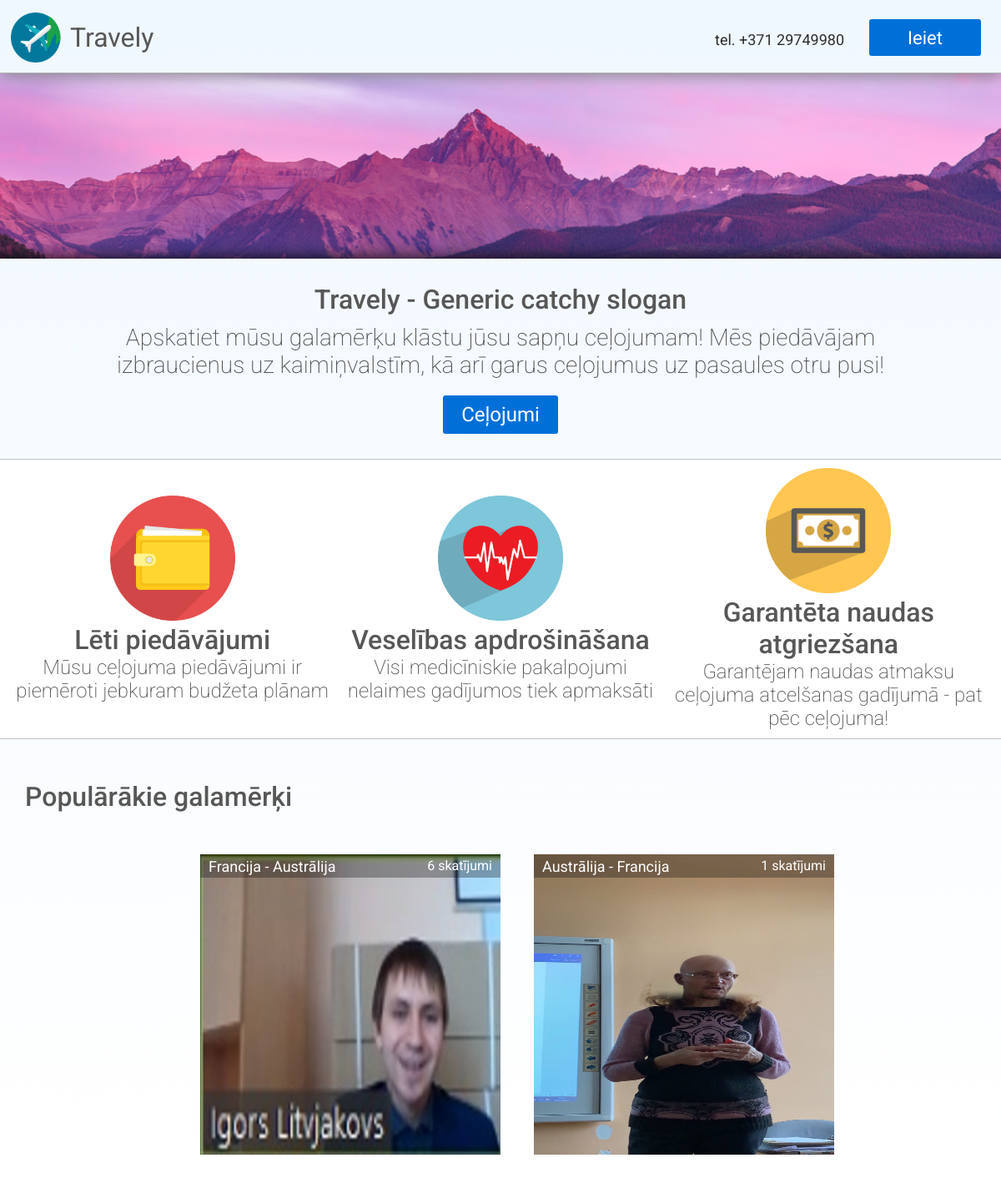
The page / on the database its author committed.
### models.py (models this page shows, shortened)
class Trip(db.Model):
    id = db.Column(db.Integer, primary_key=True)
    agency_id = db.Column(db.Integer, db.ForeignKey("agency.id"))
    country_from = db.Column(db.Integer)
    country_to = db.Column(db.Integer)
    date_from = db.Column(db.Date)
    date_to = db.Column(db.Date)
    description = db.Column(db.String(280))
    cost = db.Column(db.Float)
    ticket_amount = db.Column(db.Integer)
    views = db.Column(db.Integer)
    img_file = db.Column(db.String(20), nullable=False, default='default.jpg')

class Country(db.Model):
    id = db.Column(db.Integer, primary_key=True)
    country = db.Column(db.String(48), nullable=False)
    abbreviation = db.Column(db.String(2), nullable=False)

### main.py (the view)
@app.route('/')
def index():
    qry = Trip.query.order_by(desc(Trip.views)).limit(4)
    return render_template("index.html", top_trips=qry, countries = Country.query.all())

### templates/index.html (shortened to what this page needs)
<!DOCTYPE html>
<html lang="en">
<head>
    <link rel="stylesheet" href="../static/css/stylesheet.css">
</head>
<body>
    <div id="body-wrap">
        <header id="header-main">
            <a href="/" style="margin-left: 1%;"><img id="logo" src="../static/images/png.png" width="60" height="60" /></a>
            <a href="/" id="title">Travely</a>
            <a href="tel:+37129749980" id="number">tel. +371 29749980</h1>
            {% if session['user'] %}
                <a href="/profile" class="button button-login">Profils</a>
                <a href="/logout" class="button button-login">Iziet</a>
            {% else %}
                <a href="/login" class="button button-login">Ieiet</a>
            {% endif %}
        </header>
        {% block content %}
            <div id="page-middle">
                <div id="search-bar-back">
                </div>
                <div id="about-us">
                    <h1 class="subtitle">Travely - Generic catchy slogan</h1>
                    <p class="about-us-desc">Apskatiet mūsu galamērķu klāstu jūsu sapņu ceļojumam! Mēs piedāvājam izbraucienus uz kaimiņvalstīm, kā arī garus ceļojumus uz pasaules otru pusi!</p>
                    <a href="/catalogue" class="button" id="button-trips">Ceļojumi</a>
                </div>
                <div id="guarantee">
                    <div id="guarantee-list-flexbox">
                        <div>
                            <img src="static/images/logo/wallet.png">
                            <h1>Lēti piedāvājumi</h1>
                            <p>Mūsu ceļojuma piedāvājumi ir piemēroti jebkuram budžeta plānam</p>
                        </div>
                        <div>
                            <img src="static/images/logo/heart.png">
                            <h1>Veselības apdrošināšana</h1>
                            <p>Visi medicīniskie pakalpojumi nelaimes gadījumos tiek apmaksāti</p>
                        </div>
                        <div>
                            <img src="static/images/logo/cash.png">
                            <h1>Garantēta naudas atgriezšana</h1>
                            <p>Garantējam naudas atmaksu ceļojuma atcelšanas gadījumā - pat pēc ceļojuma!</p>
                        </div>
                    </div>
                </div>
                <div id="travel-list">
                    <h1 class="sub-title">Populārākie galamērķi</h1>
                    <div id="travel-list-flexbox">
                        {% for trip in top_trips %}
                            <a class="trip" href="/reservation/{{ trip.id }}">
                                <div class="trip">
                                    <div class="trip-header">
                                        <span id="trip-header-title">{{ countries[trip.country_from - 1].country }} - {{ countries[trip.country_to - 1].country }}</span>
                                        <span id="trip-header-views">{{ trip.views }} skatījumi</span>
                                    </div>
                                    <img src="{{ url_for('static', filename='/images/destinations/' + trip.img_file) }}" class="trip-img">
                                </div>
                            </a>
                        {% endfor %}
                    </div>
                </div>
            </div>
        {% endblock %}
    </div>
</body>
</html>

### static/css/stylesheet.css (style rules this page uses)
* { margin:0; padding:0; }
body { font-family: 'Roboto', sans-serif; color:#575757; background-image: linear-gradient(aliceblue, white); background-repeat: no-repeat; }
h1 { font-weight: 500; }
p { font-weight: 200; }
a { text-decoration: none; }
a.button { display: inline-block; color: white !important; text-align: center; font-size: 22px !important; font-family: Thasadith; text-decoration: none; line-height: 42px; font-weight: normal !important; background-color: #0070D8; border-radius: 3px; padding-right: 22px; padding-left: 22px; padding-top: 2px; padding-bottom: 2px; }
#body-wrap { margin-left: auto; margin-right: auto; background-image: linear-gradient(aliceblue, white); background-repeat: no-repeat; max-width: 1919px; }
#logo { margin-top: 15px; margin-left: 1%; src: url(../images/background.png); }
#title { text-decoration: none; color: #575757; margin-left: 1%; vertical-align: text-bottom; font-weight: normal; font-size: 32px; line-height: 90px; }
#number { line-height: 96px; text-align:right; margin-left:auto; margin-right: 30px; font-size: 18px; color: #2e2e2e; }
.button-login { height:40px; width:90px; margin-top: 23px; margin-right: 2%; border-radius: 3px; }
header { position: relative; display:flex; width: 100%; height: 75px; border-bottom: 1px solid #ADADAD; justify-content: center; box-shadow: 1px 1px 20px rgb(124, 124, 124); padding-bottom: 1%; }
#search-bar-back { display: flex; align-items: center; background-image: url(../images/search_bar_back_main.png); background-repeat: no-repeat; height: 222px; background-position: 50%; box-shadow: inset 0px -30px 20px -30px #000000; }
#about-us { text-align: center; margin-top: 30px; }
.subtitle { margin: 10px; }
.about-us-desc { font-size: 28px; margin-left: 10%; margin-right:10%; }
#button-trips { margin-top: 20px; font-size: 24px !important; }
#guarantee-list-flexbox { display: flex; justify-content: center; text-align:center; margin:50px; margin-top: 30px; margin-left: auto; margin-right: auto; background-color: #fffffff5; border-top: solid; border-bottom: solid; border-width: 1px; border-color: #c0c0c0; padding: 10px; }
#guarantee-list-flexbox div { width:450px; margin:auto; }
#guarantee-list-flexbox div p { font-size: 24px; }
#guarantee-list-flexbox div img { width:150px; height:150px; }
#travel-list-flexbox { display: flex; justify-content: center; margin:50px; width:auto; max-width: 1919px; }
.trip { margin:auto; width: 360px; height: 360px; margin-left: 20px; margin-right: 20px; -webkit-transition: all .2s; -moz-transition: all .2s; transition: all .2s; position: relative; z-index: 1; }
.trip-img { width: 100%; height: 100%; }
.trip-header { height: 28px; margin-bottom: -28px; z-index: 2; position: relative; display: flex; background-color: rgba(0, 0, 0, 0.3); padding-left: 10px; font-size: 20px; color: white; align-items: center; }
#trip-header-title { font-size: 18px; }
#trip-header-views { font-size: 16px !important; margin-left: auto; padding-right:10px; font-size: 16px; line-height: 16px; }
.sub-title { margin: 30px; }

### rows shown on the page
Trip: country_from.country "Francija", country_to.country "Austrālija", views "6", img_file (picture)
Trip: country_from.country "Austrālija", country_to.country "Francija", views "1", img_file (picture)
